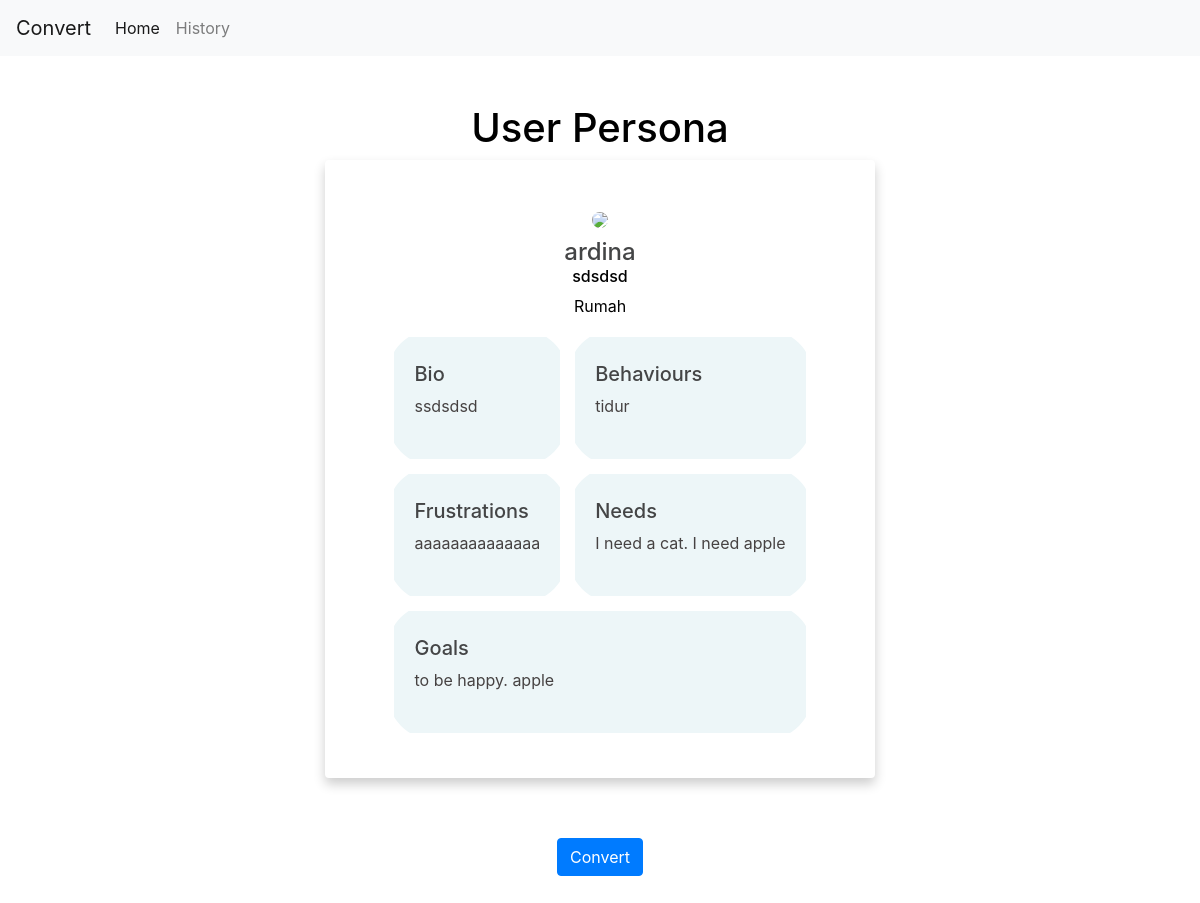
Before: /preview with the older database file.
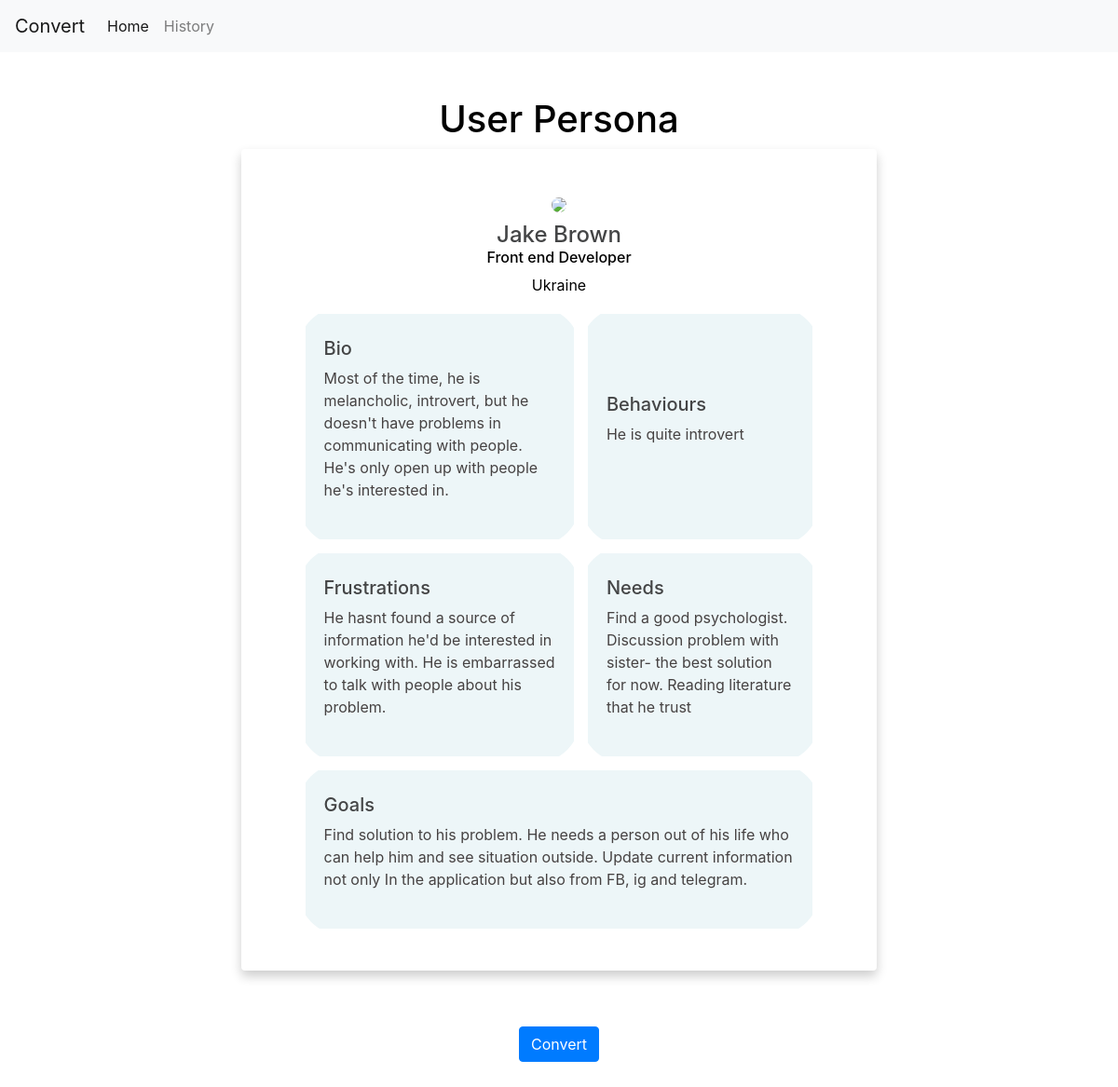
After: the same page with the newer database file.
### account/models.py (models this page shows, shortened)
class UserPersona(models.Model) :
    nama = models.CharField(max_length=50)
    as_a = models.CharField(max_length=50)
    bio = models.TextField(max_length=1000, null=True)
    locations = models.CharField(max_length=255, null=True)
    needs = models.TextField(max_length=1000)
    goals = models.TextField(max_length=1000)
    frustrations = models.TextField(max_length=1000, null=True)
    behaviours = models.TextField(max_length=1000, null=True)
    date = models.DateTimeField(auto_now_add=True)

### account/views.py (the view)
# urls.py: path('preview', views.preview,name='preview'),
def preview(request):
    last_object= UserPersona.objects.last()
    context= {'last': last_object}
    return render(request, 'account/preview.html', context)

### account/templates/account/preview.html (shortened to what this page needs)
{% load static %}
<!DOCTYPE html>
<html lang="en">
<head>
    <link rel="stylesheet" href="https://cdn.jsdelivr.net/npm/bootstrap@4.0.0/dist/css/bootstrap.min.css">
    <link rel="stylesheet" href="{% static 'css/style.css' %}">
</head>
<body>
    {% include 'account/navbar.html' %}
    <div class="container-fluid px-1 py-5 mx-auto">
    <div class="row d-flex justify-content-center">
        <div class="col-xl-7 col-lg-1 col-md-3 col-3 text-center">
            <h1>User Persona</h1>
                <div class="container mt-1">
                    <div class="row d-flex justify-content-center">
                        <div>
                            <div class="card">
                                <div class="text-center mt-3">
                                    <img src="http://trimelive.com/wp-content/uploads/2020/12/gambar-Wa-1.png" width="150" class="rounded-circle">
                                    <h4 class="mt-2 mb-0" style="color: #444546;">{{ last.nama }}</h4>
                                    <h6>{{ last.as_a }}</h6>
                                    <span>{{ last.locations }}</span>
                                    <div>
                                        <div class="px-4 mt-1">
                                            <table style="text-align: left">
                                                    <td style="border: 15px solid #fff;border-radius: 3rem;background-color:#edf6f8;padding: 25px 20px;">
                                                        <h5 style="color: #444546;">Bio</h5>
                                                        <p style="color: #464242;">{{ last.bio }}</p>
                                                    </td>
                                                    <td style="border: 15px solid #fff;border-radius: 3rem;background-color:#edf6f8;padding: 25px 20px;">
                                                        <h5 style="color: #444546;">Behaviours</h5>
                                                        <p style="color: #464242;">{{ last.behaviours }}</p>
                                                    </td>
                                                <tr>
                                                    <td style="border: 15px solid #fff;border-radius: 3rem;background-color:#edf6f8;padding: 25px 20px;">
                                                        <h5 style="color: #444546;">Frustrations</h5>
                                                        <p style="color: #464242;">{{ last.frustrations }}</p>
                                                    </td>
                                                    <td style="border: 15px solid #fff;border-radius: 3rem;background-color:#edf6f8;padding: 25px 20px;">
                                                        <h5 style="color: #444546;">Needs</h5>
                                                        <p style="color: #464242;">{{ last.needs }}</p>
                                                    </td>
                                                </tr>
                                                <tr>
                                                    <td colspan="2" style="border: 15px solid #fff;border-radius: 3rem;background-color:#edf6f8;padding: 25px 20px;">
                                                        <h5 style="color: #444546;">Goals</h5>
                                                        <p style="color: #464242;">{{ last.goals }}</p>
                                                    </td>
                                                </tr>
                                            </table>
                                        </div>
                                    </div>
                                </div>
                            </div>
                            <a href="/result" class="btn btn-primary">Convert</a>
                        </div>
                </div>
        </div>
    </div>
    </div>
</div>
</body>
</html>

### account/templates/account/navbar.html (shortened to what this page needs)
<nav class="navbar navbar-expand-lg navbar-light bg-light">
    <a class="navbar-brand" href="home">Convert</a>
    <div class="collapse navbar-collapse" id="navbarNavDropdown">
      <ul class="navbar-nav">
        <li class="nav-item active">
          <a class="nav-link" href="home">Home<span class="sr-only">(current)</span></a>
        </li>
        <li class="nav-item">
          <a class="nav-link" href="history">History</a>
        </li>
      </ul>
    </div>
  </nav>

### static/css/style.css (style rules this page uses)
body { color: #000; overflow-x: hidden;height: 100%; background-image: url("https://i.pinimg.com/originals/9e/74/7d/9e747dd76f1be3d062748e6b3d030f6b.jpg"); background-repeat: no-repeat; background-size: 100% 100% }
.card { padding: 30px 30px; margin-bottom: 60px; border: none !important; box-shadow: 0 6px 12px 0 rgba(0,0,0,0.2) }
table { text-align: left; }
td { border: 15px solid #fff; border-radius: 3rem; background-color:#edf6f8; padding: 25px 20px; }
td h5 { color: #444546; }
td p { color: #464242; }

Changed rows visible on the page:
removed UserPersona: nama "ardina", as_a "sdsdsd", locations "Rumah", bio "ssdsdsd", behaviours "tidur", frustrations "aaaaaaaaaaaaaa", needs "I need a cat. I need apple", goals "to be happy. apple"
added UserPersona: nama "Jake Brown", as_a "Front end Developer", locations "Ukraine", bio "Most of the time, he is melancholic, introvert, but he doesn't have problems in communicating with people. He's only open up with people he's interested in.", behaviours "He is quite introvert", frustrations "He hasnt found a source of information he'd be interested in working with. He is embarrassed to talk with people about his problem.", needs "Find a good psychologist. Discussion problem with sister- the best solution for now. Reading literature that he trust", goals "Find solution to his problem. He needs a person out of his life who can help him and see situation outside. Update current information not only In the application but also from FB, ig and telegram."
